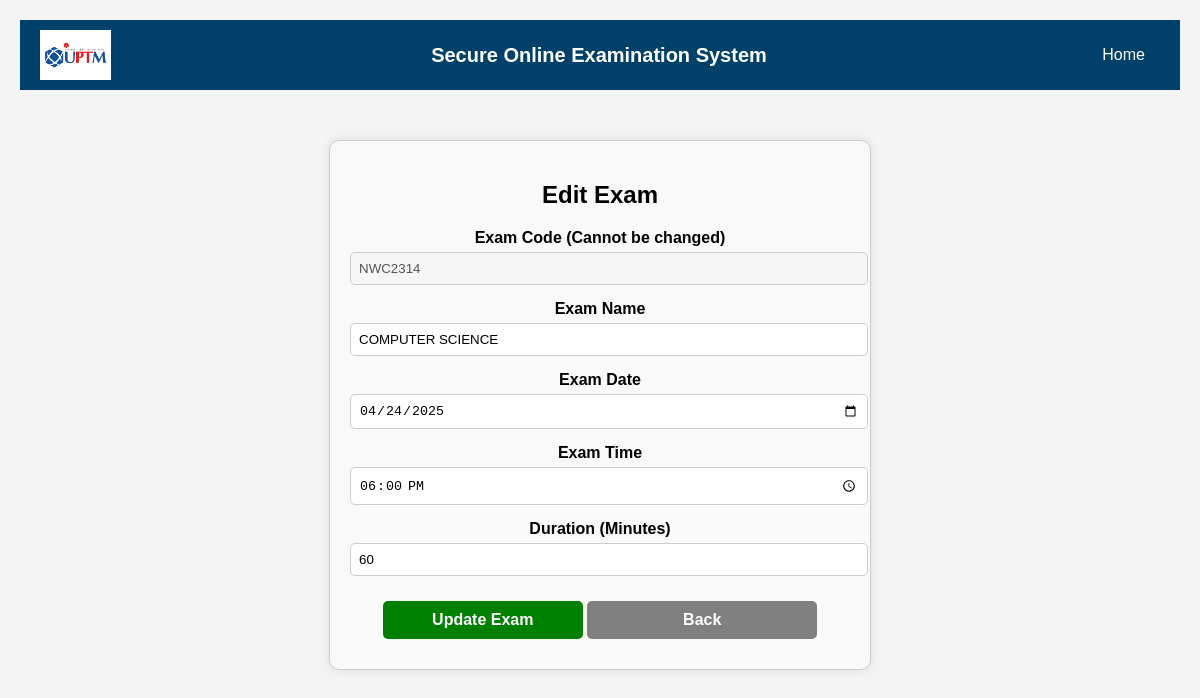
Page /edit_exam.php?exam_code=NWC2314 (signed in) on the committed database.
### tables this page shows
CREATE TABLE `exams` (
  `exam_code` varchar(20) NOT NULL,
  `exam_name` varchar(100) NOT NULL,
  `exam_date` date NOT NULL,
  `exam_time` time NOT NULL,
  `duration` varchar(50) NOT NULL
);

### edit_exam.php (the view, shortened to what this page needs)
<?php
include "db_connection.php";
$exam_code = $_GET['exam_code'];
$sql = "SELECT * FROM exams WHERE exam_code = ?";
$stmt = $conn->prepare($sql);
$stmt->bind_param("s", $exam_code);
$stmt->execute();
$result = $stmt->get_result();
$exam = $result->fetch_assoc();
?>
<!DOCTYPE html>
<html lang="en">
<head>
    <link rel="stylesheet" href="style.css">
</head>
<body>
<div class="container">
    <h2>Edit Exam</h2>
    <form method="POST">
        <div class="form-group">
            <label>Exam Code (Cannot be changed)</label>
            <input type="text" value="<?php echo htmlspecialchars($exam['exam_code']); ?>" disabled>
        </div>
        <div class="form-group">
            <label>Exam Name</label>
            <input type="text" name="exam_name" value="<?php echo htmlspecialchars($exam['exam_name']); ?>" required>
        </div>
        <div class="form-group">
            <label>Exam Date</label>
            <input type="date" name="exam_date" value="<?php echo htmlspecialchars($exam['exam_date']); ?>" required>
        </div>
        <div class="form-group">
            <label>Exam Time</label>
            <input type="time" name="exam_time" value="<?php echo htmlspecialchars($exam['exam_time']); ?>" required>
        </div>
        <div class="form-group">
            <label>Duration (Minutes)</label>
            <input type="text" name="duration" value="<?php echo htmlspecialchars($exam['duration']); ?>" required>
        </div>
        <div class="btn-container">
            <button type="submit" class="btn update">Update Exam</button>
            <a href="manage_exams.php" class="btn back">Back</a>
        </div>
    </form>
</div>
</body>
</html>

### style.css (style rules this page uses)
body { font-family: Arial, sans-serif; text-align: center; background-color: #f4f4f4; padding: 20px; margin: 0; }
.container { max-width: 800px; margin: auto; background: white; padding: 20px; border-radius: 12px; box-shadow: 4px 4px 15px rgba(0, 0, 0, 0.15); transition: all 0.3s ease-in-out; }
.btn { display: block; width: 100%; max-width: 200px; padding: 12px; margin: 10px auto; background: #007bff; color: white; text-decoration: none; border-radius: 6px; font-size: 16px; font-weight: bold; transition: background 0.3s, transform 0.2s; border: none; cursor: pointer; }
.btn.back { background: #6c757d; }

### navbar.php (style rules this page uses)
body { font-family: Arial, sans-serif; margin: 0; padding: 0; }

### edit_exam.php (style rules this page uses)
.container { max-width: 500px; margin: 50px auto; padding: 20px; border: 1px solid #ccc; border-radius: 10px; background: #f9f9f9; box-shadow: 0 0 10px rgba(0, 0, 0, 0.1); }
.container h2 { text-align: center; }
.form-group { margin-bottom: 15px; }
.form-group label { display: block; font-weight: bold; }
.form-group input { width: 100%; padding: 8px; margin-top: 5px; border: 1px solid #ccc; border-radius: 5px; }
.btn-container { text-align: center; margin-top: 15px; }
.btn { display: inline-block; padding: 10px 15px; text-decoration: none; color: white; border-radius: 5px; }
.btn.update { background-color: green; }
.btn.back { background-color: gray; }

### rows in the picture
exams: exam_code "NWC2314", exam_name "COMPUTER SCIENCE", exam_date "04/24/2025", exam_time "18:00:00", duration "60"
